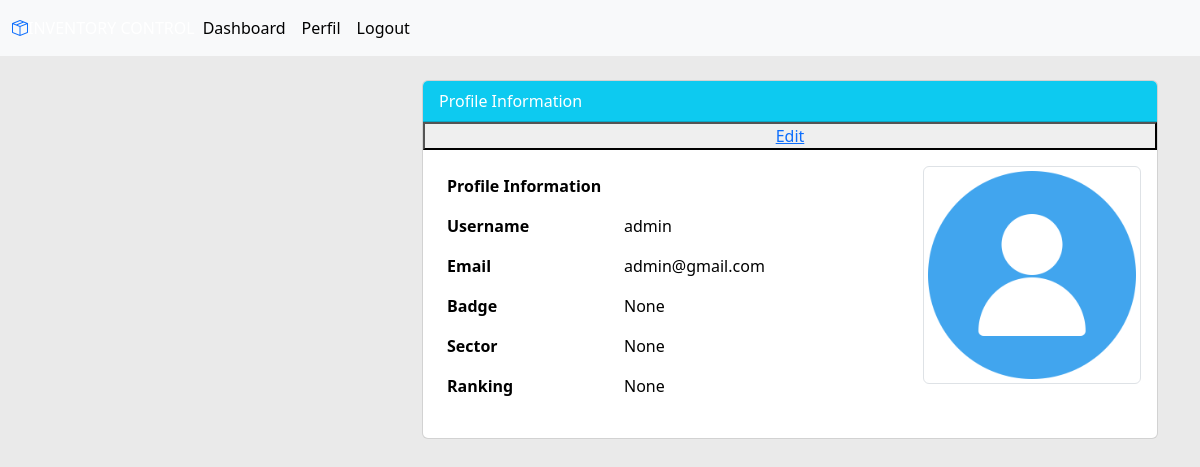
/profile/ (signed in), run on the app's committed database.
### user/models.py (models this page shows, shortened)
class User(AbstractUser):
    badge = models.IntegerField(null=True, blank=True, unique=True)
    ranking = models.CharField(max_length=100, null=True, blank=True)
    sector = models.ForeignKey(Sector, on_delete=models.SET_NULL, null=True, blank=True)

class Profile(models.Model):
    user = models.OneToOneField(User, on_delete=models.CASCADE)
    image = models.ImageField(default='avatar.png', upload_to='profile_pics')

### user/views.py (the view)
# urls.py: path('profile/', user_view.profile, name='user-profile'),
@login_required
def profile(request):
    user = request.user
    return render(request, 'user/profile.html', {'user': user})

### templates/user/profile.html (shortened to what this page needs)
{% extends 'partials/base.html' %}
{% block content %}
<div class="row my-4">
    <div class="col-md-4"></div>
    <div class="col-md-8">
        <div class="card">
            <div class="card-header bg-info text-white">
                Profile Information
            </div>
            <button>
                <a href="{% url 'user-profile-update' %}">
                    Edit
                </a>
            </button>
            <div class="row p-3">
                <div class="col-md-8">
                    <table class="table table-borderless">
                        <thead>
                            <tr>
                                <th colspan="2">Profile Information</th>
                            </tr>
                        </thead>
                        <tbody>
                            <tr>
                                <th scope="row">Username</th>
                                <td>{{ user.username }}</td>
                            </tr>
                            <tr>
                                <th scope="row">Email</th>
                                <td>{{ user.email }}</td>
                            </tr>
                            <tr>
                                <th scope="row">Badge</th>
                                <td>{{ user.badge }}</td>
                            </tr>
                            <tr>
                                <th scope="row">Sector</th>
                                <td>{{ user.sector }}</td>
                            </tr>
                            <tr>
                                <th scope="row">Ranking</th>
                                <td>{{ user.ranking }}</td>
                            </tr>
                        </tbody>
                    </table>
                </div>
                <div class="col-md-4">
                    <img class="img-thumbnail" src="{{ user.profile.image.url }}" alt="profile-image">
                </div>
            </div>
        </div>
    </div>
</div>
{% endblock %}

### static/style.css (style rules this page uses)
* { margin: 0; padding: 0; box-sizing: border-box; }
body { background-color: #EAEAEA; }

### data on the page
User: username "admin", email "admin@gmail.com", badge "None", sector "None", ranking "None", profile.image (placeholder picture)
